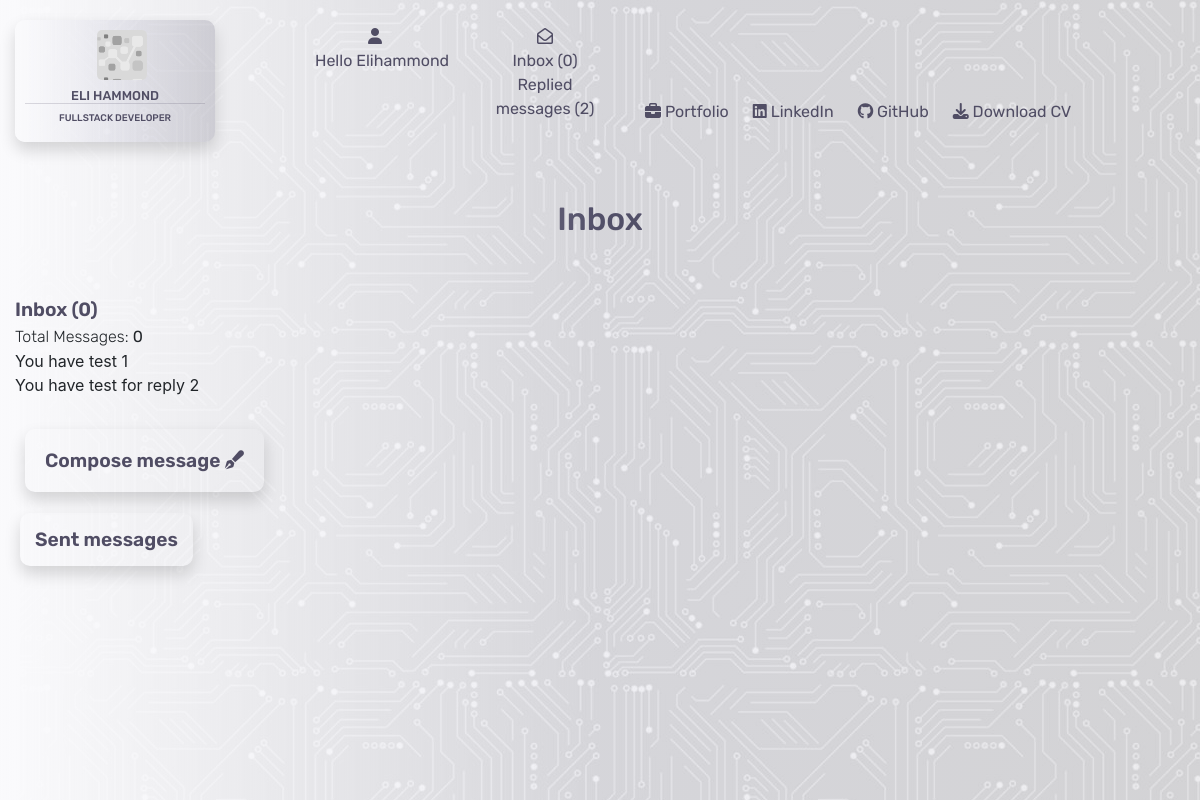
Page /contacts/ (signed in) on the earlier database version.
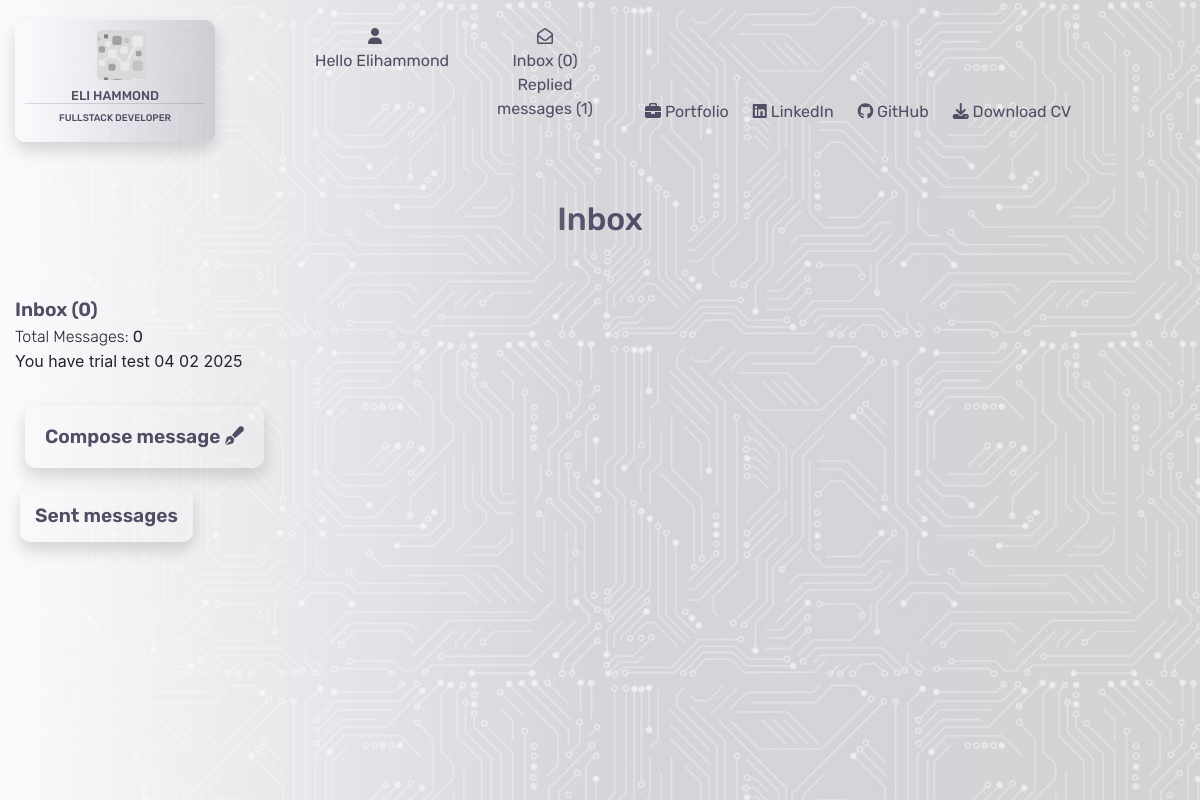
Same page on the later database version.
### contacts/models.py (models this page shows)
class Replied(models.Model):
    thread = models.ForeignKey(Contacts, on_delete=models.CASCADE)
    name = models.CharField(max_length=26, null=True, blank=True)
    send_to = models.CharField(max_length=240)
    subject = models.CharField(max_length=52, null=True, blank=True)
    message = models.TextField()
    date = models.DateField(auto_now_add=True)
    time = models.TimeField(auto_now_add=True)
    read = models.BooleanField(default=False)

### contacts/views.py (the view)
# urls.py: path('', views.contacts, name='contacts'),
@login_required
def contacts(request):
    inbox = Contacts.objects.all().order_by('-date', '-time')
    context = {
        'inbox': inbox,
    }
    return render(request, 'contacts/contacts.html', context)

### contacts/contexts.py (called while the page is built)
def contacts_inbox(request):
    user = request.user.id
    if user:
        user_inbox = get_object_or_404(User, username=request.user)
        inbox = Contacts.objects.filter(send_to=user_inbox)
        replied = Replied.objects.filter(send_to=user_inbox)
        replied_count = len(replied)
        unread_messages = inbox.filter(read=False).count()
        print(unread_messages)
        message_count = len(inbox)
        print(int(message_count))
        context = {
            'inbox': inbox,
            'message_count': message_count,
            'unread_messages': unread_messages,
            'replied': replied,
            'replied_count': replied_count
        }
    else:
        inbox = Contacts.objects.all()
        context = {
            'inbox': inbox
        }
    return context

### contacts/templates/contacts/contacts.html (shortened to what this page needs)
{% extends "base.html" %}
{% load static %}
{% block content %}
<div class="container-fluid">
    <div class="row">
        <div class="col-4"></div>
        <div class="col-4">
            <h2 class="header">Inbox</h2>
        </div>
        <div class="col-4"></div>
    </div>
    <div class="inbox-header">
        Inbox ({{ unread_messages }})
    </div>
    <div class="inbox-subheader">
        Total Messages: <strong>{{ message_count }}</strong>
    </div>
    {% for r in replied %}
    <div class="row replied">
        <div class="col-3">
            You have {{ r.subject }}
        </div>
        <div class="col-9"></div>
    </div>
    {% endfor %}
    <div class="inbox-header">
        <a href="{% url 'compose_message' %}" class="compose shadow">Compose message <i class="fa-solid fa-pen-fancy"></i></a>
    </div>
    <div class="inbox-header">
        <a href="{% url 'sent_messages' %}" class="sent-messages shadow">Sent messages </a>
    </div>
</div>
{% endblock %}

### templates/base.html (shortened to what this page needs)
{% load static %}
<!DOCTYPE html>
<html lang="en">
<head>
    {% block corecss %}
        <link rel="stylesheet" href="https://stackpath.bootstrapcdn.com/bootstrap/4.4.1/css/bootstrap.min.css">
        <link rel="stylesheet" href="https://cdnjs.cloudflare.com/ajax/libs/font-awesome/6.6.0/css/all.min.css">
        <link rel="stylesheet" href="https://cdnjs.cloudflare.com/ajax/libs/font-awesome/6.6.0/css/all.min.css">
        <link rel="stylesheet" href="{% static 'css/base.css' %}">
    {% endblock %}
</head>
<body>
    <div class="opaque"></div>
    <header>
        <nav>
            <div class="container-fluid">
                <div class="row">
                    <div class="col-md-3">
                        <a href="{% url 'home' %}">
                            <div class="logo shadow">
                                <div class="logo-logo"></div>
                                <h5>Eli Hammond</h5>
                                <h6>Fullstack Developer</h6>
                            </div>
                        </a>
                    </div>
                    <div class="col-md-3">
                        <div class="row">
                            <div class="col-md-6">
                                <div class="dropdown">
                                    <div class="dropbtn">
                                        <div class="icon"><i class="fa-solid fa-user"></i></div>
                                        {% if request.user.is_authenticated %}
                                            <div class="hello">
                                                Hello {{ user.username|capfirst }}
                                            </div>
                                        {% else %}
                                            Login/Register
                                        {% endif %}
                                    </div>
                                </div>
                            </div>
                            <div class="col-md-6">
                                {% if request.user.is_authenticated %}
                                    <div class="message-box">
                                        <a href="{% url 'contacts' %}">
                                            <div class="icon"><i class="fa-regular fa-envelope-open"></i></div>
                                            Inbox ({{ unread_messages }})
                                            Replied messages ({{ replied_count }})
                                        </a>
                                    </div>
                                {% endif %}
                            </div>
                        </div>
                    </div>
                    <div class="col-md-6">
                    </div>
                </div>
                <div class="row bottom-header">
                    <div class="col-md-6"></div>
                    <div class="col-md-6 d-none d-lg-block">
                        <ul>
                            <li>
                                <a href="{% url 'portfolio' %}">{% block custom_style %}<i class="fa-solid fa-briefcase"></i> Portfolio{% endblock %}</a>
                            </li>
                            <li>
                                <a href="https://www.linkedin.com/in/elliot-hammond-286739298/" target="_blank"><i class="fa-brands fa-linkedin"></i> LinkedIn</a>
                            </li>
                            <li>
                                <a href="https://github.com/e-h-dev" target="_blank"><i class="fa-brands fa-github"></i> GitHub</a>
                            </li>
                            <li>
                                <a href="/media/CV.pdf" target="_blank"><i class="fa-solid fa-download"></i> Download CV</a>
                            </li>
                        </ul>
                    </div>
                </div>
            </div>
        </nav>
    </header>
    {% block content %}
    {% endblock %}
</body>
</html>

Differences in the rows shown:
removed Replied: subject "test 1"
removed Replied: subject "test for reply 2"
added Replied: subject "trial test 04 02 2025"
Other differences:
{{ replied_count }}: "2" → "1"
